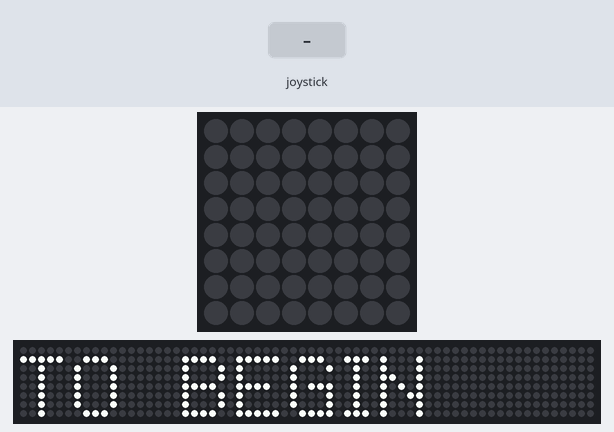
The program below on a simulated Raspberry Pi (BCM pin numbers) with a Sense HAT. On the bench: the Sense HAT's 8×8 RGB LED matrix, a strip that is not on the board, showing the scrolling text unrolled. Inputs (shaded band) come from the test bench. Random numbers come from a fixed seed; the 64×8 strip is a reading aid, not a part: it shows the text the matrix is scrolling, unrolled, one strip-width of it at a time.

Above: at 5.75 s.
7.3 s: joystick pushed up
At 7.7 s:
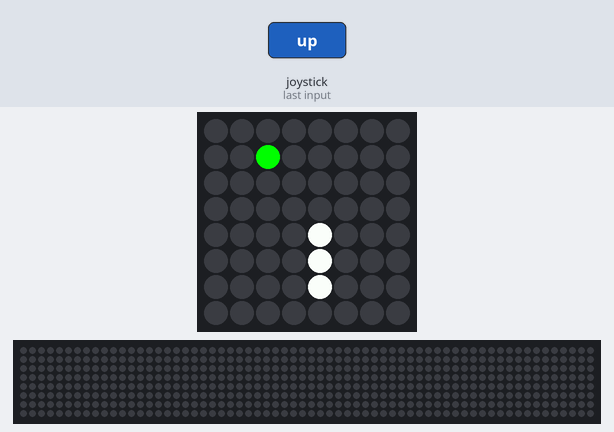
At 8.2 s:
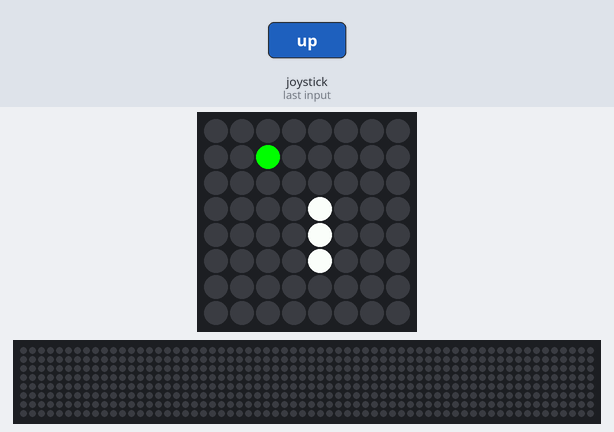

The program:

senseHat_snake.py
```python
from random import randint                  #Allows us to place food randomly
from sense_hat import SenseHat              #Library that controls the Sense Hat
from time import sleep                      #Allows us to pause our program


class snakeGame():

    bg_color = (0,0,0)                      #Background color
    snake_color = (255,255,255)             #Snake color
    food_color = (0,255,0)                  #Food color

    #Method to initialize game.  This doesn't run until we call 'snake.startGame()'	(line 158)
    def startGame(self):
        sense.clear(self.bg_color)          #Sets background to bg_color
        self.direction = 'up'               #Snake starts moving up
        self.length = 3                     #Initial snake length
        self.tail = [(4,4),(4,5),(4,6)]     #Starting position

        #Draws snake
        for pixel in self.tail:
            sense.set_pixel(pixel[0],pixel[1],self.snake_color)

        self.createFood()                   #This method places food randomly
        self.score = 0                      #Initializes score to zero

        #The following listens for joystick presses and calls move method.
        #If move returns True, keep playing.  If it returns false, game ends.
        playing = True
        while playing:
            sleep(0.5)
            for event in sense.stick.get_events():
                self._handle_event(event)
            playing = self.move()

    #Changes the direction attribute of the snake after checking that
    #it's not moving in the opposite direction.
    def _handle_event(self, event):
        if event.direction == 'up' and self.direction != 'down':
            self.direction = 'up'
        elif event.direction == 'down' and self.direction != 'up':
            self.direction = 'down'
        elif event.direction == 'left' and self.direction != 'right':
            self.direction = 'left'
        elif event.direction == 'right' and self.direction != 'left':
            self.direction = 'right'


    #This method places food in a random location.  It creates a random integer
    #for x and y and checks if that location is inside the snake using
    #.checkCollision method.  If there is a collision, it generates a new x and y.
    def createFood(self):
        bad_food_placement = True
        while bad_food_placement:
            x = randint(0,7)                #'x' and 'y' don't have 'self.' infront
            y = randint(0,7)                #of them, so they are local to this method only.
            bad_food_placement = self.checkCollision(x,y)
        self.food = [x,y]
        sense.set_pixel(x,y,self.food_color)


    #This method checks if the snake has hit a wall or itself.
    #Also used in createFood()
    def checkCollision(self, x, y):
        if x > 7 or x < 0 or y > 7 or y < 0:
            return True
        else:
            for segment in self.tail:
                if segment[0] == x and segment[1] == y:
                    return True
            return False

    #Adds a segment to the front of the snake and
    #deletes a segment from the end of a snake.
    def addSegment(self, x, y):
        sense.set_pixel(x,y,self.snake_color)
        self.tail.insert(0, (x, y))

        if len(self.tail) > self.length:
            lastSegment = self.tail[-1]
            sense.set_pixel(lastSegment[0],lastSegment[1], self.bg_color)
            self.tail.pop()


    #Creates a new segment depending on the snake.direction
    #attribute.  If the new segment passes .checkCollision
    #it calls .addSegment.  If there is a collision, endgame procedure occurs.
    def move(self):
        newSegment = [self.tail[0][0], self.tail[0][1]]
        if self.direction == 'up':
            newSegment[1] -= 1
        elif self.direction == 'down':
            newSegment[1] += 1
        elif self.direction == 'left':
            newSegment[0] -= 1
        elif self.direction == 'right':
            newSegment[0] += 1

        if self.checkCollision(newSegment[0],newSegment[1]):
            sense.show_message("GAME OVER", scroll_speed = 0.05)
            sense.show_message("Score = " + str(self.score), scroll_speed = 0.05)
            return False

        else:
            self.addSegment(newSegment[0], newSegment[1])

            #Checks if snake just ate.  If so, length and score are increased and
            #new food is created.
            if newSegment[0] == self.food[0] and newSegment[1] == self.food[1]:
                self.length += 1
                self.score += 10
                self.createFood()

            return True

if __name__ == "__main__":
    sense = SenseHat()                      #   This creates an instance of SenseHat()
                                            #called sense

    #This is an infinite loop that starts the game when the user presses the
    #joystick.  When the game finishes, it deletes the game and starts over.
    while True:
        sense.show_message("PRESS JOY TO BEGIN", scroll_speed = 0.05)
        event = sense.stick.wait_for_event(emptybuffer=True)
        if event.action == 'pressed':
            snake = snakeGame()
            snake.startGame()
            del snake


	
```

Measured:
- after the input at 7.3 s, the LEDs: change at once (image 1)
- what the display in image 1 shows lasts 0.5 s, from 7.3 s to 7.8 s
